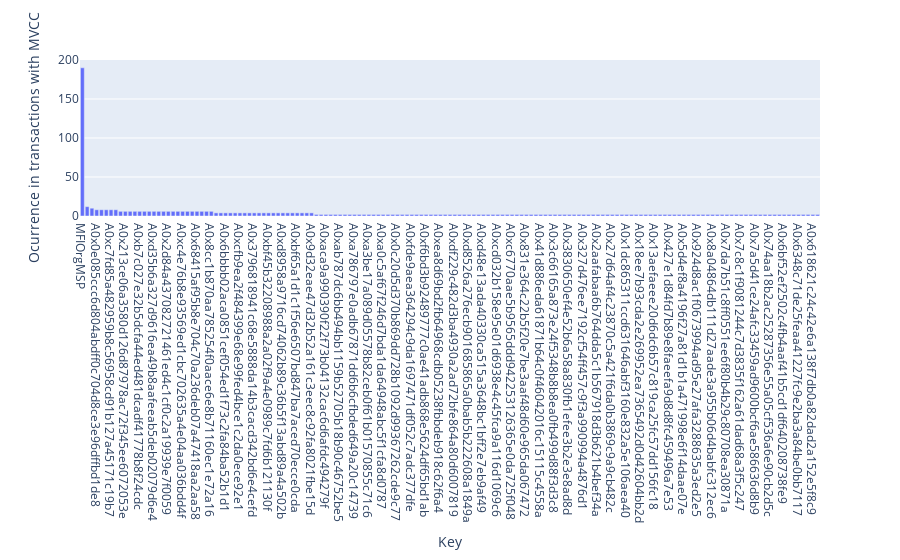

The code cell stored with this chart in its notebook:
### Code cell
mvcc=txDfr[txDfr['validation_code']=='MVCC_READ_CONFLICT'].groupby(['key']).size()
df = pd.DataFrame(mvcc)
df = df.reset_index()
df.columns = [str(column) for column in df.columns]
df = df.sort_values(by=['0'], ascending=[False])
labels={"x":"Key","y":"Ocurrence in transactions with MVCC"}
fig = px.bar(x=df['key'], y=df['0'], labels=labels)
fig

### Figure 1 — Plotly figure (JSON) as saved in the notebook; plotly's stock layout.template omitted (floating-point values rounded to 4 significant figures; data arrays with more than 128 entries replaced by an {"elided": "..."} marker saying what was removed)
{"data": [{"alignmentgroup": "True", "hovertemplate": "Key=%{x}<br>Ocurrence in transactions with MVCC=%{y}<extra></extra>", "legendgroup": "", "marker": {"color": "#636efa"}, "name": "", "offsetgroup": "", "orientation": "v", "showlegend": false, "textposition": "auto", "type": "bar", "x": {"elided": "155 str values"}, "xaxis": "x", "y": {"elided": "155 int values"}, "yaxis": "y"}], "layout": {"barmode": "relative", "legend": {"tracegroupgap": 0}, "margin": {"t": 60}, "xaxis": {"anchor": "y", "domain": [0, 1], "title": {"text": "Key"}}, "yaxis": {"anchor": "x", "domain": [0, 1], "title": {"text": "Ocurrence in transactions with MVCC"}}}}
